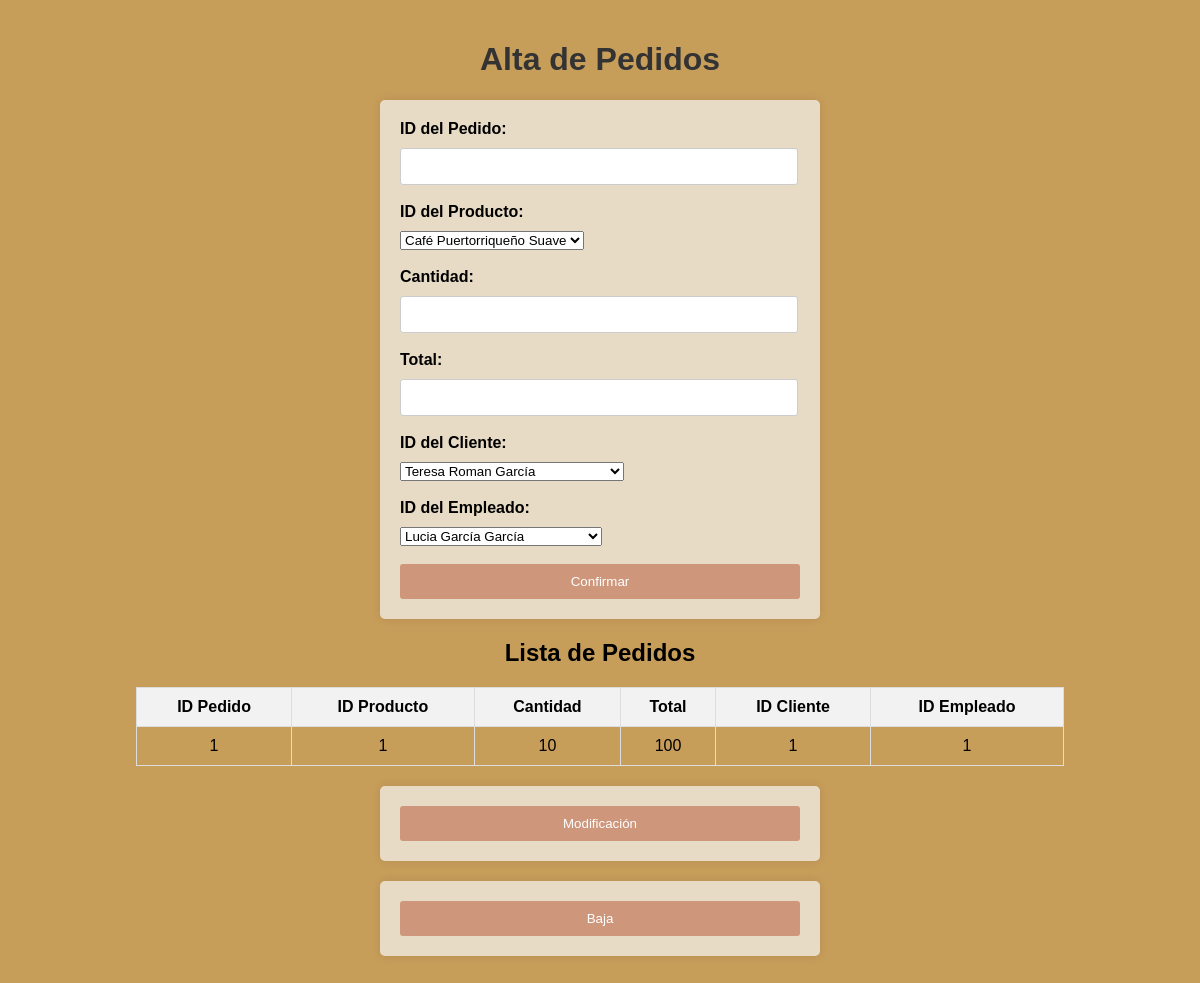
/admin/Alta-pedidos.php, run on an earlier commit of the app's database.
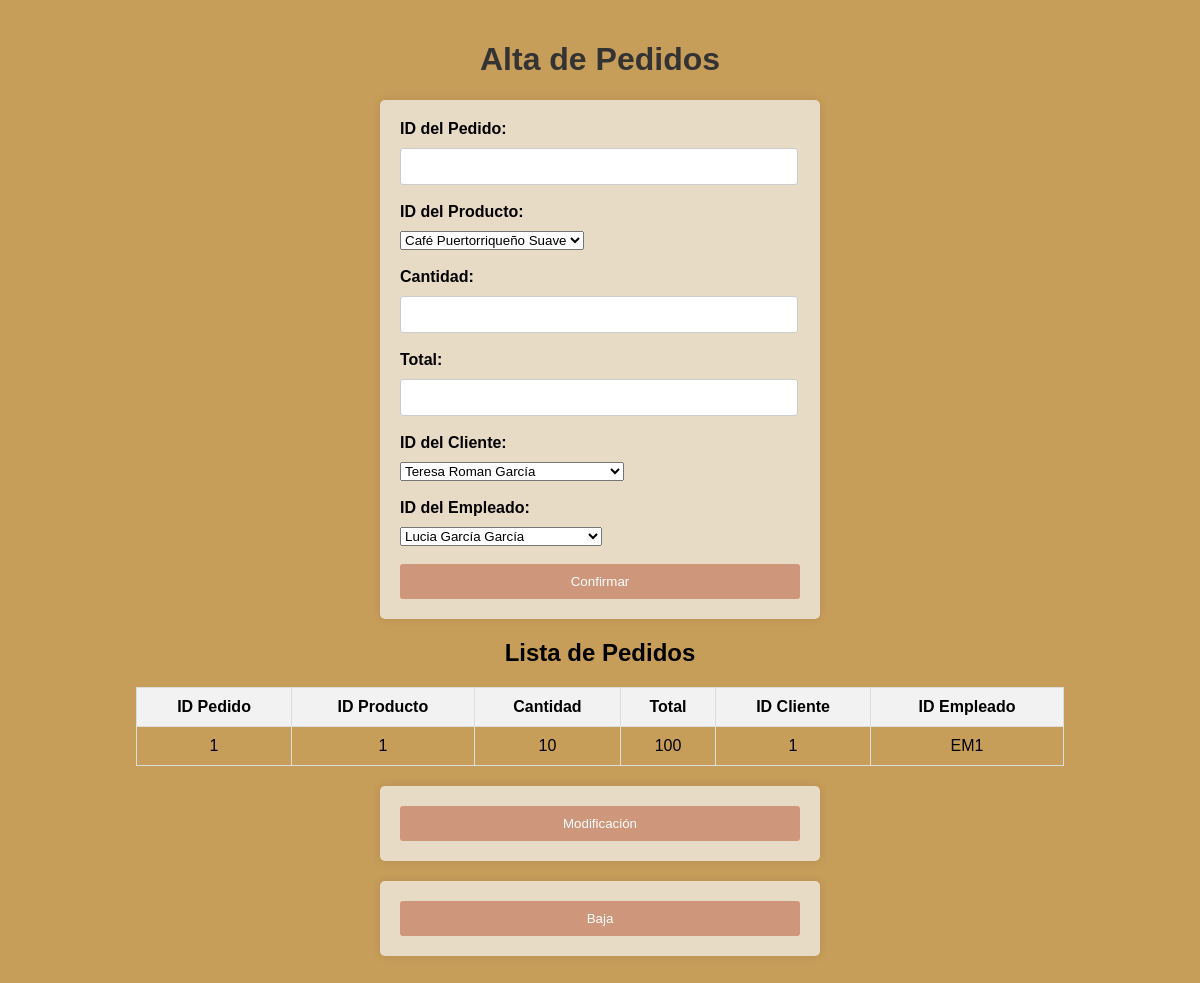
And on a later commit of the database.
### tables this page shows
CREATE TABLE IF NOT EXISTS `pedidos` (
  `idPedido` INT NOT NULL,
  `idProducto` INT NOT NULL,
  `Cantidad` INT NOT NULL,
  `Total` VARCHAR(45) NOT NULL,
  `idCliente` INT NOT NULL,
  `idEmpleado` VARCHAR(45) NOT NULL,
  PRIMARY KEY (`idPedido`),
  INDEX `fk_Pedidos_Clientes1_idx` (`idCliente` ASC) VISIBLE,
  INDEX `fk_Pedidos_Productos1_idx` (`idProducto` ASC) VISIBLE,
  INDEX `fk_Pedidos_Empleados1_idx` (`idEmpleado` ASC) VISIBLE,
  CONSTRAINT `fk_Pedidos_Clientes1`
    FOREIGN KEY (`idCliente`)
    REFERENCES `clientes` (`idCliente`),
  CONSTRAINT `fk_Pedidos_Empleados1`
    FOREIGN KEY (`idEmpleado`)
    REFERENCES `empleados` (`idEmpleado`),
  CONSTRAINT `fk_Pedidos_Productos1`
    FOREIGN KEY (`idProducto`)
    REFERENCES `productos` (`idProducto`));

### admin/Alta-pedidos.php (the view, shortened to what this page needs)
<!DOCTYPE html>
<html>
<head>
    <link rel="stylesheet" href="../css/Alta.css">
</head>
<body>
    <h1>Alta de Pedidos</h1>
    <form method="POST" action="<?php echo $_SERVER["PHP_SELF"]; ?>">
        <label for="idPedido">ID del Pedido:</label>
        <input type="text" name="idPedido" id="idPedido" required><br><br>
        <label for="idProducto">ID del Producto:</label>
        <select name="idProducto" id="idProducto">
            <?php
            $conexion = conectar();
            $consulta_productos = $conexion->query("SELECT idProducto, NombreProd FROM Productos");
            if ($consulta_productos->num_rows > 0) {
                while ($fila = $consulta_productos->fetch_assoc()) {
                    echo "<option value='{$fila['idProducto']}'>{$fila['NombreProd']}</option>";
                }
            } else {
                echo "<option value=''>No hay productos disponibles</option>";
            }
            ?>
        </select><br><br>
        <label for="cantidad">Cantidad:</label>
        <input type="text" name="cantidad" id="cantidad" required><br><br>
        <label for="total">Total:</label>
        <input type="text" name="total" id="total" required><br><br>
        <label for="idCliente">ID del Cliente:</label>
        <select name="idCliente" id="idCliente">
            <?php
            $conexion = conectar();
            $consulta_clientes = $conexion->query("SELECT idCliente, NombreCli FROM Clientes");
            if ($consulta_clientes->num_rows > 0) {
                while ($fila = $consulta_clientes->fetch_assoc()) {
                    echo "<option value='{$fila['idCliente']}'>{$fila['NombreCli']}</option>";
                }
            } else {
                echo "<option value=''>No hay clientes disponibles</option>";
            }
            ?>
        </select><br><br>
        <label for="idEmpleado">ID del Empleado:</label>
        <select name="idEmpleado" id="idEmpleado">
            <?php
            $conexion = conectar();
            $consulta_empleados = $conexion->query("SELECT idEmpleado, NombreEmp FROM Empleados");
            if ($consulta_empleados->num_rows > 0) {
                while ($fila = $consulta_empleados->fetch_assoc()) {
                    echo "<option value='{$fila['idEmpleado']}'>{$fila['NombreEmp']}</option>";
                }
            } else {
                echo "<option value=''>No hay empleados disponibles</option>";
            }
            ?>
        </select><br><br>
        <button type="submit">Confirmar</button>
    </form>
    <div>
        <?php
        $conexion = conectar();
        $consulta_pedidos = $conexion->query("SELECT idPedido, idProducto, Cantidad, Total, idCliente, idEmpleado FROM Pedidos ORDER BY idPedido");
        if ($consulta_pedidos->num_rows > 0) {
            echo "<h2>Lista de Pedidos</h2>";
            echo "<table border='1'>
                <tr>
                    <th>ID Pedido</th>
                    <th>ID Producto</th>
                    <th>Cantidad</th>
                    <th>Total</th>
                    <th>ID Cliente</th>
                    <th>ID Empleado</th>
                </tr>";
            while ($fila = $consulta_pedidos->fetch_assoc()) {
                echo "<tr>
                    <td>{$fila['idPedido']}</td>
                    <td>{$fila['idProducto']}</td>
                    <td>{$fila['Cantidad']}</td>
                    <td>{$fila['Total']}</td>
                    <td>{$fila['idCliente']}</td>
                    <td>{$fila['idEmpleado']}</td>
                </tr>";
            }
            echo "</table>";
        } else {
            echo "No hay pedidos registrados.";
        }
        ?>
    </div>
    <form action="Modif-pedidos.php" method="post">
        <button type="submit">Modificación</button>
    </form>
    <form action="Baja-pedidos.php" method="post">
        <button type="submit">Baja</button>
    </form>
</body>
</html>

What changed in the data, as far as the page shows it:
changed pedidos id 1: idEmpleado "1" → "EM1"
